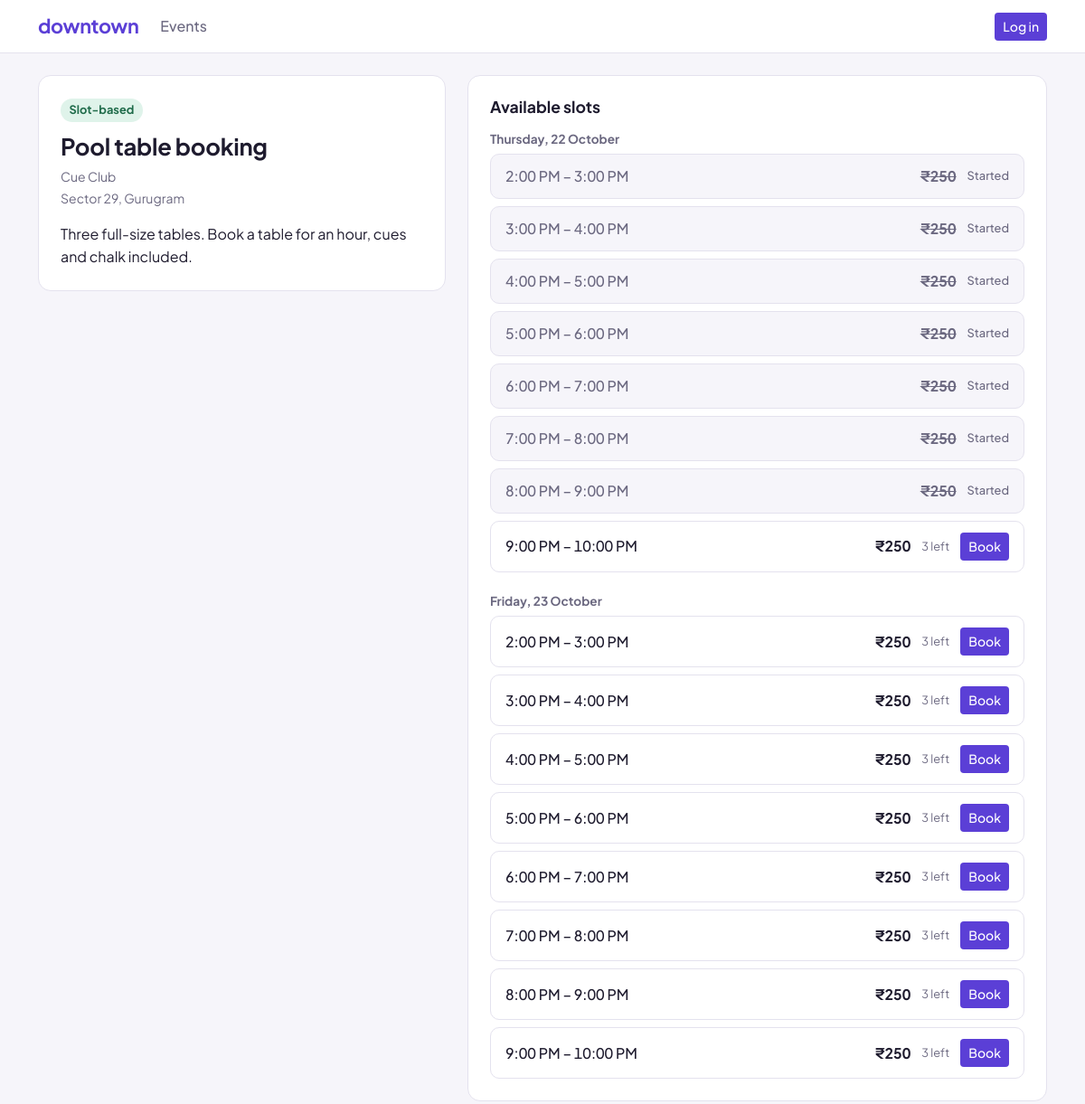
/events/4/, run on the app's committed database.
### events/models.py (models this page shows)
class Event(BaseModel):
    EVENT_TYPE_CHOICES = [
        ("SBE", "Slot-based"),
        ("TBE", "Ticket-based"),
        ("RBE", "Reservation-based")
    ]
    STATUS_CHOICES = [
        (EVENT_STATUS_P, "Pending"),
        (EVENT_STATUS_A, "Approved"),
        (EVENT_STATUS_R, "Rejected")
    ]
    title = models.CharField(max_length=100)
    description = models.TextField()
    organisation = models.ForeignKey("users.Organisation", on_delete=models.PROTECT)
    event_type = models.CharField(max_length=3, choices=EVENT_TYPE_CHOICES)
    location = models.TextField()
    status = models.CharField(max_length=1, choices=STATUS_CHOICES, default=EVENT_STATUS_P)
    reviewed_by = models.ForeignKey(settings.AUTH_USER_MODEL, on_delete=models.PROTECT, null=True, blank=True) # to show on on-ground team's dashboard
    reviewed_at = models.DateTimeField(null=True, blank=True)
    class Meta:
        permissions = [
            ("review_event", "Can review events by changing the status field")
        ]

class Slot(BaseModel):
    event = models.ForeignKey(Event, on_delete=models.CASCADE)
    label = models.CharField(max_length=100, blank=True) # for eg there could be a VIP tier for concert ticket. however blank=True because no such thing for like court booking
    starts_at = models.DateTimeField()
    ends_at = models.DateTimeField()
    price = models.DecimalField(max_digits=10, decimal_places=2)
    capacity = models.PositiveIntegerField()
    booked_count = models.PositiveIntegerField(default=0)
    @property
    def is_full(self) -> bool:
        return self.booked_count >= self.capacity
    @property
    def spots_left(self) -> int:
        return self.capacity - self.booked_count
    @property
    def has_started(self) -> bool:
        return self.starts_at <= timezone.now()
    @property
    def is_bookable(self) -> bool:
        return (not self.is_full and not self.has_started)
    class Meta:
        constraints = [
            models.CheckConstraint(
                name="slot_starts_at_before_ends_at",
                condition=models.Q(starts_at__lt=models.F("ends_at"))
            ),
            models.CheckConstraint(
                name="slot_booked_count_lte_capacity",
                condition=models.Q(booked_count__lte=models.F("capacity"))
            ),
            models.CheckConstraint(
                name="slot_price_is_non_negative",
                condition=models.Q(price__gte=0)
            )
        ]

### users/models.py (models this page shows)
class Organisation(BaseModel):
    name = models.CharField(unique=True, max_length=100)

### events/views.py (the view)
# urls.py: path("events/<int:event_pk>/", views.detail, name="detail"),
def detail(request, event_pk):
    event = get_object_or_404(event_list_approved(), pk=event_pk)
    slots = slot_list_for_event(event=event)
    return render(request, "events/detail.html", {"event": event, "slots": slots})

### events/selectors.py (called while the page is built)
def event_list_approved() -> QuerySet[Event]:
    return Event.objects.filter(status="A").order_by("-created_at")

def slot_list_for_event(*, event: Event) -> QuerySet[Slot]:
    today = timezone.now().replace(hour=0, minute=0, second=0, microsecond=0)
    return Slot.objects.filter(event=event, starts_at__gt=today).order_by("starts_at", "label")

### events/templates/events/detail.html (shortened to what this page needs)
{% extends "common/base.html" %}
{% block content %}
    <div class="row g-4">
        <div class="col-lg-5">
            <section class="panel event-detail type-{{ event.event_type|lower }}">
                <span class="event-detail-type">{{ event.get_event_type_display }}</span>
                <h1 class="event-detail-title">{{ event.title }}</h1>
                <p class="event-meta">{{ event.organisation.name }}</p>
                <p class="event-meta">{{ event.location }}</p>
                <p class="event-detail-description">{{ event.description|linebreaksbr }}</p>
            </section>
        </div>
        <div class="col-lg-7">
            <section class="panel" aria-labelledby="slots-heading">
                <h2 id="slots-heading" class="wallet-heading">
                    {% if event.event_type == "TBE" %}Shows and tickets{% elif event.event_type == "RBE" %}Reservation times{% else %}Available slots{% endif %}
                </h2>
                {% if slots %}
                    {% regroup slots by starts_at|date:"Y-m-d" as days %}
                    {% for day in days %}
                        <h3 class="slot-day">{{ day.list.0.starts_at|date:"l, j F" }}</h3>
                        <ul class="slot-list">
                            {% for slot in day.list %}
                                <li class="slot-row{% if not slot.is_bookable %} slot-unavailable{% endif %}">
                                    <div class="slot-info">
                                        <span class="slot-time">
                                            {{ slot.starts_at|date:"g:i A" }} – {{ slot.ends_at|date:"g:i A" }}
                                        </span>
                                    </div>
                                    <div class="slot-side">
                                        <span class="slot-price">
                                            {% if slot.price == 0 %}Free{% else %}₹{{ slot.price|floatformat:"-2" }}{% endif %}
                                        </span>
                                        {% if slot.has_started %}
                                            <span class="slot-status">Started</span>
                                        {% elif slot.is_full %}
                                            <span class="slot-status">{% if event.event_type == "SBE" %}Booked{% else %}Sold out{% endif %}</span>
                                        {% else %}
                                            {% if slot.capacity > 1 %}
                                                <span class="slot-left">{{ slot.spots_left }} left</span>
                                            {% endif %}
                                            <a href="#" class="btn btn-sm btn-accent">Book</a>
                                        {% endif %}
                                    </div>
                                </li>
                            {% endfor %}
                        </ul>
                    {% endfor %}
                {% else %}
                    <p class="txn-empty">No slots from today onwards for this event.</p>
                {% endif %}
            </section>
        </div>
    </div>
{% endblock %}

### common/static/common/styles.css (style rules this page uses)
:root { --ink: #1e1b2e; --muted: #6b6880; --surface: #ffffff; --page: #f6f5fa; --line: #e4e2ee; --accent: #5b3fd6; --accent-hover: #4a30bf; --accent-ring: rgba(91, 63, 214, 0.2); --credit: #1f6b4a; --radius: 14px; --tile-slot: #dff3ea; --tile-slot-ink: #1f6b4a; --tile-ticket: #e9e3ff; --tile-ticket-ink: #4a32b0; --tile-reservation: #fdeadb; --tile-reservation-ink: #9a4a14; }
body { background: var(--page); color: var(--ink); font-family: "Plus Jakarta Sans", system-ui, -apple-system, "Segoe UI", sans-serif; }
.panel { background: var(--surface); border: 1px solid var(--line); border-radius: var(--radius); padding: 1.5rem; }
.btn-accent { background: var(--accent); color: #fff; font-weight: 500; }
.event-meta { color: var(--muted); font-size: 0.875rem; margin-bottom: 0.15rem; }
.wallet-heading { font-size: 1.1rem; font-weight: 700; margin-bottom: 0.25rem; }
.event-detail-type { display: inline-block; font-size: 0.8rem; font-weight: 700; padding: 0.2rem 0.6rem; border-radius: 999px; margin-bottom: 0.75rem; }
.type-sbe .event-detail-type { background: var(--tile-slot); color: var(--tile-slot-ink); }
.event-detail-title { font-size: 1.6rem; font-weight: 700; letter-spacing: -0.01em; margin-bottom: 0.5rem; }
.event-detail-description { margin: 1rem 0 0; line-height: 1.6; }
.slot-day { font-size: 0.85rem; font-weight: 700; color: var(--muted); margin: 1.5rem 0 0.5rem; }
.slot-day:first-of-type { margin-top: 1rem; }
.slot-list { list-style: none; margin: 0; padding: 0; display: flex; flex-direction: column; gap: 0.5rem; }
.slot-row { display: flex; justify-content: space-between; align-items: center; gap: 1rem; padding: 0.75rem 1rem; border: 1px solid var(--line); border-radius: 10px; background: var(--surface); }
.slot-info, .slot-side { display: flex; align-items: center; gap: 0.75rem; }
.slot-info { flex-direction: column; align-items: flex-start; gap: 0; min-width: 0; }
.slot-time { font-weight: 500; font-variant-numeric: tabular-nums; }
.slot-label, .slot-left { color: var(--muted); font-size: 0.8rem; }
.slot-price { font-weight: 700; font-variant-numeric: tabular-nums; white-space: nowrap; }
.slot-status { font-size: 0.8rem; font-weight: 500; color: var(--muted); }
.slot-unavailable { background: var(--page); color: var(--muted); }
.slot-unavailable .slot-time, .slot-unavailable .slot-price { color: var(--muted); }
.slot-unavailable .slot-price { text-decoration: line-through; }

### data on the page
Event: event_type "Slot-based", title "Pool table booking", organisation.name "Cue Club", location "Sector 29, Gurugram", description "Three full-size tables. Book a table for an hour, cues and chalk included."
Slot: list.0.starts_at "Thursday, 22 October", starts_at "2:00 PM", ends_at "3:00 PM", price "250", shows "Started"
Slot: starts_at "3:00 PM", ends_at "4:00 PM", price "250", shows "Started"
Slot: starts_at "4:00 PM", ends_at "5:00 PM", price "250", shows "Started"
Slot: starts_at "5:00 PM", ends_at "6:00 PM", price "250", shows "Started"
Slot: starts_at "6:00 PM", ends_at "7:00 PM", price "250", shows "Started"
Slot: starts_at "7:00 PM", ends_at "8:00 PM", price "250", shows "Started"
Slot: starts_at "8:00 PM", ends_at "9:00 PM", price "250", shows "Started"
Slot: starts_at "9:00 PM", ends_at "10:00 PM", price "250", spots_left "3"
Slot: list.0.starts_at "Friday, 23 October", starts_at "2:00 PM", ends_at "3:00 PM", price "250", spots_left "3"
Slot: starts_at "3:00 PM", ends_at "4:00 PM", price "250", spots_left "3"
Slot: starts_at "4:00 PM", ends_at "5:00 PM", price "250", spots_left "3"
Slot: starts_at "5:00 PM", ends_at "6:00 PM", price "250", spots_left "3"
Slot: starts_at "6:00 PM", ends_at "7:00 PM", price "250", spots_left "3"
Slot: starts_at "7:00 PM", ends_at "8:00 PM", price "250", spots_left "3"
Slot: starts_at "8:00 PM", ends_at "9:00 PM", price "250", spots_left "3"
Slot: starts_at "9:00 PM", ends_at "10:00 PM", price "250", spots_left "3"
